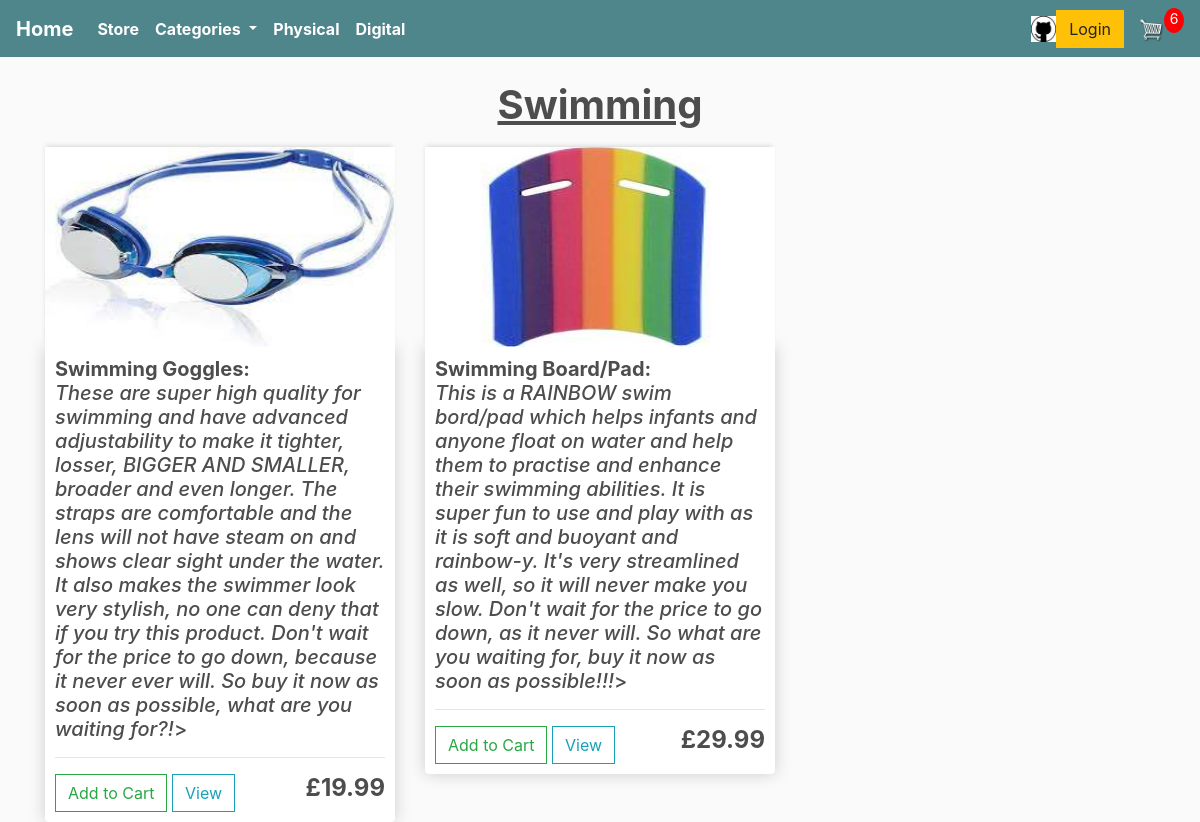
/swimming/ (signed in), run on the app's committed database.
### store/models.py (models this page shows, shortened)
class Product(models.Model):
    name = models.CharField(max_length=20, null=True)
    price = models.DecimalField(max_digits=6, decimal_places=2)
    digital = models.BooleanField(default=False, null=True, blank=True)
    category = models.CharField(max_length=30, null=True)
    second_category = models.CharField(max_length=30, null=True, blank=True)
    image = models.ImageField(null=True, blank=True)
    description = models.TextField(max_length=1000, null=True)
    @property
    def imageURL(self):
        try:
            url = self.image.url
        except:
            url = ''
        return url

### store/views.py (the view)
# urls.py: path('swimming/', views.swimming, name="swimming"),
def swimming(request):
    data = cartData(request)
    cartItems = data['cartItems']
    products = Product.objects.all()
    context = {'products': products, 'cartItems': cartItems}
    return render(request, 'store/swimming.html', context)

### store/models.py (called while the page is built)
    @property
    def get_cart_items(self):
        orderitems = self.orderitem_set.all()
        total = sum([item.quantity for item in orderitems])
        return total

### store/utils.py (called while the page is built)
def cartData(request):
    if request.user.is_authenticated:
        customer = request.user.customer
        order, created = Order.objects.get_or_create(customer=customer, complete=False)
        items = order.orderitem_set.all()
        cartItems = order.get_cart_items
    else:
        cookieData = cookieCart(request)
        cartItems = cookieData['cartItems']
        order = cookieData['order']
        items = cookieData['items']
    return {'cartItems': cartItems, 'order': order, 'items': items}

### store/templates/store/swimming.html
{% extends 'store/main.html' %}
{% load static %}
{% block content %}
    <h1><strong><u><center>Swimming</center></u></strong></h1>
        <div class="row">
            {% for product in products %}
                {% if product.category == 'Swimming' or product.second_category == 'Swimming' %}
                    <div class="col-lg-4">
                        <img class="thumbnail" src="{{product.imageURL}}">
                        <div class="box-element product">
                            <h5><strong>{{product.name}}:</strong> <br /><i>{{product.description}}</i>></h5>
                            <hr>
                            <button data-product="{{product.id}}" data-action="add"
                                    class="btn btn-outline-success add-btn update-cart">Add to Cart</button>
                            <a class="btn btn-outline-info" href="{{product.imageURL}}" target="_blank">View</a>
                            <h4 style="display: inline-block; float: right"><strong>£{{product.price}}</strong></h4>
                        </div>
                    </div>
                {% endif %}
            {% endfor %}
        </div>
{% endblock content %}

### static/css/main.css (style rules this page uses)
body { background-color: hsl(0, 0%, 98%); }
h1,h2,h3,h4,h5,h6 { color:hsl(0, 0%, 30%); }
.box-element { box-shadow:hsl(0, 0%, 80%) 0 0 16px; background-color: #fff; border-radius: 4px; padding: 10px; }
.thumbnail { width: 100%; height: 200px; -webkit-box-shadow: -1px -3px 5px -2px rgba(214,214,214,1); -moz-box-shadow: -1px -3px 5px -2px rgba(214,214,214,1); box-shadow: -1px -3px 5px -2px rgba(214,214,214,1); }
.product { border-radius: 0 0 4px 4px; }
.col-lg-4, .col-lg-6, .col-lg-8, .col-lg-12 { margin-top: 10px; }
.btn { border-radius: 0; }

### data on the page
Product: imageURL (picture), name "Swimming Goggles", description "These are super high quality for swimming and have advanced adjustability to make it tighter, losser, BIGGER AND SMALLER, broader and even longer. The straps are comfortable and the lens will not have steam on and shows clear sight under the water. It also makes the swimmer look very stylish, no one can deny that if you try this product. Don't wait for the price to go down, because it never ever will. So buy it now as soon as possible, what are you waiting for?!", price "19.99"
Product: imageURL (picture), name "Swimming Board/Pad", description "This is a RAINBOW swim bord/pad which helps infants and anyone float on water and help them to practise and enhance their swimming abilities. It is super fun to use and play with as it is soft and buoyant and rainbow-y. It's very streamlined as well, so it will never make you slow. Don't wait for the price to go down, as it never will. So what are you waiting for, buy it now as soon as possible!!!", price "29.99"

### other printed values
{{ cartItems }} "6"
